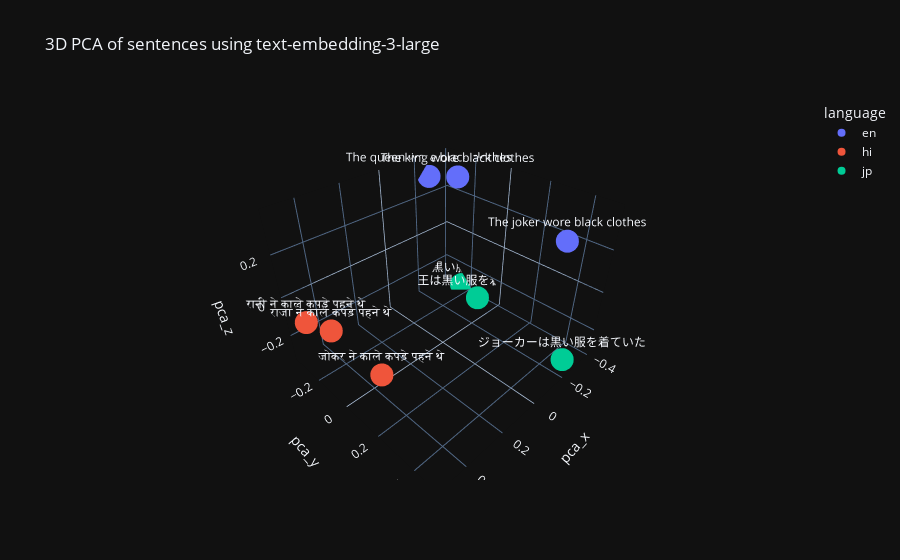

Here is the notebook cell this chart was saved with:
### Code cell
# Improve layout
fig.update_traces(textposition='top center')
fig.write_image('embedding_3d.png')
fig.show()

### Figure 1 — Plotly figure (JSON) as saved in the notebook; plotly's stock layout.template omitted (floating-point values rounded to 4 significant figures)
{"data": [{"hovertemplate": "language=en<br>pca_x=%{x}<br>pca_y=%{y}<br>pca_z=%{z}<br>text=%{text}<extra></extra>", "legendgroup": "en", "marker": {"color": "#636efa", "symbol": "circle"}, "mode": "markers+text", "name": "en", "scene": "scene", "showlegend": true, "text": ["The king wore black clothes", "The queen wore black clothes", "The joker wore black clothes"], "x": [-0.2193, -0.2619, -0.09928], "y": [-0.1328, -0.3551, 0.4816], "z": [0.3673, 0.2964, 0.3494], "type": "scatter3d", "textposition": "top center"}, {"hovertemplate": "language=hi<br>pca_x=%{x}<br>pca_y=%{y}<br>pca_z=%{z}<br>text=%{text}<extra></extra>", "legendgroup": "hi", "marker": {"color": "#EF553B", "symbol": "circle"}, "mode": "markers+text", "name": "hi", "scene": "scene", "showlegend": true, "text": ["राजा ने काले कपड़े पहने थे", "रानी ने काले कपड़े पहने थे", "जोकर ने काले कपड़े पहने थे"], "x": [0.4928, 0.5109, 0.4978], "y": [-0.1053, -0.2648, 0.2047], "z": [-0.03501, -0.07585, -0.04057], "type": "scatter3d", "textposition": "top center"}, {"hovertemplate": "language=jp<br>pca_x=%{x}<br>pca_y=%{y}<br>pca_z=%{z}<br>text=%{text}<extra></extra>", "legendgroup": "jp", "marker": {"color": "#00cc96", "symbol": "circle"}, "mode": "markers+text", "name": "jp", "scene": "scene", "showlegend": true, "text": ["王は黒い服を着ていた", "女王は黒い服を着ていた", "ジョーカーは黒い服を着ていた"], "x": [-0.3194, -0.384, -0.2175], "y": [-0.07435, -0.2444, 0.4904], "z": [-0.2838, -0.3166, -0.2613], "type": "scatter3d", "textposition": "top center"}], "layout": {"scene": {"domain": {"x": [0.0, 1.0], "y": [0.0, 1.0]}, "xaxis": {"title": {"text": "pca_x"}}, "yaxis": {"title": {"text": "pca_y"}}, "zaxis": {"title": {"text": "pca_z"}}}, "legend": {"title": {"text": "language"}, "tracegroupgap": 0}, "title": {"text": "3D PCA of sentences using text-embedding-3-large"}, "xaxis": {"title": {"text": "Principal Component 1"}}, "yaxis": {"title": {"text": "Principal Component 2"}}}}
